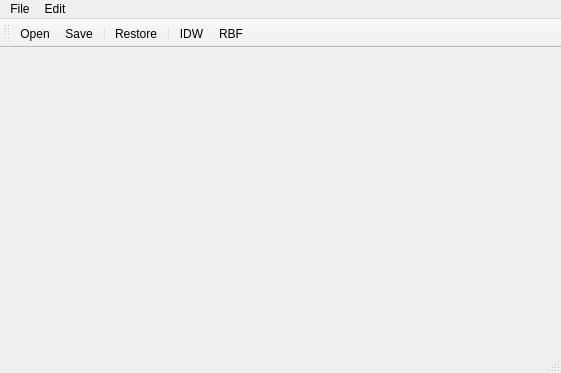
<?xml version="1.0" encoding="UTF-8"?>
<ui version="4.0">
 <class>MainWindow</class>
 <widget class="QMainWindow" name="MainWindow">
  <property name="geometry">
   <rect>
    <x>0</x>
    <y>0</y>
    <width>561</width>
    <height>373</height>
   </rect>
  </property>
  <property name="windowTitle">
   <string>ImageWraping by Speed</string>
  </property>
  <property name="windowIcon">
   <iconset>
    <normaloff>../resources/123.jpg</normaloff>../resources/123.jpg</iconset>
  </property>
  <widget class="QWidget" name="centralWidget"/>
  <widget class="QMenuBar" name="menuBar">
   <property name="geometry">
    <rect>
     <x>0</x>
     <y>0</y>
     <width>561</width>
     <height>26</height>
    </rect>
   </property>
   <widget class="QMenu" name="menuFile">
    <property name="title">
     <string>File</string>
    </property>
    <addaction name="actionOpen"/>
    <addaction name="actionSave"/>
   </widget>
   <widget class="QMenu" name="menuEdit">
    <property name="title">
     <string>Edit</string>
    </property>
    <addaction name="actionRestore"/>
    <addaction name="actionIDW"/>
    <addaction name="actionRBF"/>
   </widget>
   <addaction name="menuFile"/>
   <addaction name="menuEdit"/>
  </widget>
  <widget class="QToolBar" name="mainToolBar">
   <attribute name="toolBarArea">
    <enum>TopToolBarArea</enum>
   </attribute>
   <attribute name="toolBarBreak">
    <bool>false</bool>
   </attribute>
   <addaction name="actionOpen"/>
   <addaction name="actionSave"/>
   <addaction name="separator"/>
   <addaction name="actionRestore"/>
   <addaction name="separator"/>
   <addaction name="actionIDW"/>
   <addaction name="actionRBF"/>
  </widget>
  <widget class="QStatusBar" name="statusBar"/>
  <action name="actionOpen">
   <property name="icon">
    <iconset>
     <normaloff>../resources/open.png</normaloff>../resources/open.png</iconset>
   </property>
   <property name="text">
    <string>Open</string>
   </property>
  </action>
  <action name="actionSave">
   <property name="icon">
    <iconset>
     <normaloff>../resources/save.png</normaloff>../resources/save.png</iconset>
   </property>
   <property name="text">
    <string>Save</string>
   </property>
  </action>
  <action name="actionRestore">
   <property name="icon">
    <iconset>
     <normaloff>../resources/restore.png</normaloff>../resources/restore.png</iconset>
   </property>
   <property name="text">
    <string>Restore</string>
   </property>
  </action>
  <action name="actionIDW">
   <property name="text">
    <string>IDW</string>
   </property>
  </action>
  <action name="actionRBF">
   <property name="text">
    <string>RBF</string>
   </property>
  </action>
 </widget>
 <layoutdefault spacing="6" margin="11"/>
 <resources/>
 <connections/>
</ui>
